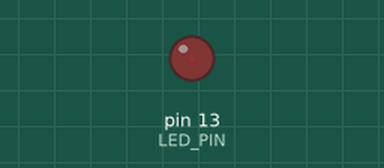
Recording of a sketch running on a simulated Arduino Mega 2560, built with avr-gcc and run on an emulated ATmega2560. Parts: output pins drawn as LEDs (lit = HIGH).

Above: at 0.05 s.
At 0.55 s:
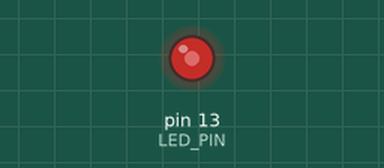
At 0.8 s:
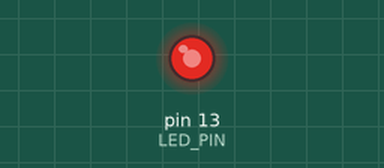
At 1.1 s:
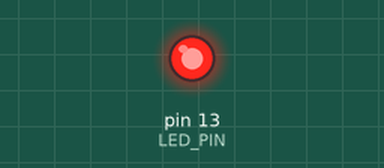
Timing chart, 0 to 3.0 s (numbered marks = the images above):
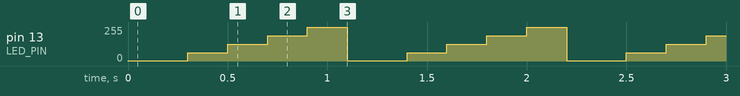

Measured:
- by itself, pin 13 (LED_PIN): repeats every 1.1 s: 63/255 0.20 s, 127/255 0.20 s, 191/255 0.20 s, 255/255 0.20 s, 1/255 0.30 s

The sketch:

sketch.ino
```cpp
#include <avr/io.h>
#include <util/delay.h>

#define LED_PIN PB7 // Define o pino PB7 como o pino onde o LED está conectado.

void initPWM() {
    // Configura o Timer/Counter0:
    // COM0A1: Define o modo de saída para PWM rápido com non-inverting mode (saída de comparação).
    // WGM00 e WGM01: Configura o temporizador para modo PWM rápido.
    TCCR0A |= (1 << COM0A1) | (1 << WGM00) | (1 << WGM01);

    // Configura o prescaler para 1 (CS00) para não dividir a frequência do clock.
    TCCR0B |= (1 << CS00); // Prescaler = 1

    // Configura o pino do LED como saída.
    DDRB |= (1 << LED_PIN);
}

void setPWM(float duty) {
    // Calcula o valor do registrador de comparação com base no ciclo de trabalho desejado (duty).
    // duty * 256 dá um valor na escala de 0 a 255 para o duty cycle.
    OCR0A = (int)(duty * 256) - 1;
}

int main() {
    // Inicializa o PWM
    initPWM();

    while (1) {
        // Define o ciclo de trabalho para 1% e aguarda 300 ms.
        setPWM(0.01);
        _delay_ms(300);

        // Define o ciclo de trabalho para 25% e aguarda 200 ms.
        setPWM(0.25);
        _delay_ms(200);

        // Define o ciclo de trabalho para 50% e aguarda 200 ms.
        setPWM(0.5);
        _delay_ms(200);

        // Define o ciclo de trabalho para 75% e aguarda 200 ms.
        setPWM(0.75);
        _delay_ms(200);

        // Define o ciclo de trabalho para 100% (LED sempre aceso) e aguarda 200 ms.
        setPWM(1.0);
        _delay_ms(200);
    }

    return 0;
}
```
